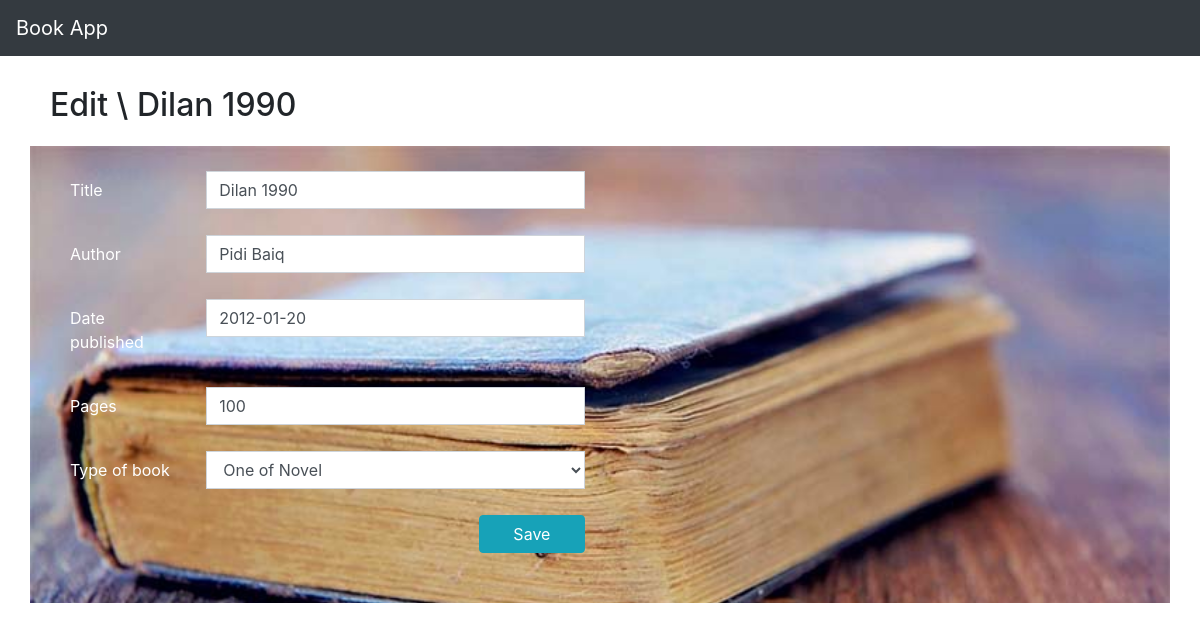
Screenshot of /edit/5 with the database file from the repository.
### book/models.py (models this page shows, shortened)
class Book(models.Model):
    type_of_book = (
        ('One of Novel', 'One of Novel'),
        ('Documentation', 'Documentation'),
        ('Other', 'Other'),
    )
    title = models.CharField(max_length=50, blank=False)
    author = models.CharField(max_length=50, blank=False)
    date_published = models.DateField(blank=True)
    pages = models.PositiveIntegerField(default=1)
    type_of_book = models.CharField(max_length=25, choices=type_of_book, default='Other')

### book/views.py (the view)
# urls.py: url(r'^edit/(?P<pk>\d+)$', views.edit, name='edit'),
def edit(request, pk):
    book = get_object_or_404(Book, pk=pk)
    status = 'success'
    titleValue = Book.objects.filter(pk=pk).values('title')[0]
    book_title = titleValue['title']
    if request.method == 'POST':
        post_form = BookForm(request.POST, instance=book)
        if post_form.is_valid():
            post_form.save()
            return render(request, 'book/edit.html', {'form': post_form, 'status': status, 'book_title': book_title })
    else:
        form = BookForm(instance=book)
    return render(request, 'book/edit.html', {'form': form, 'book_title': book_title })

### book/forms.py
class BookForm(ModelForm):
    class Meta:
        model = Book
        date_published = forms.DateField(widget=forms.DateInput(attrs={'type': 'date'}))
        fields = ['title', 'author', 'date_published','pages', 'type_of_book']

### book/templates/book/edit.html (shortened to what this page needs)
{% extends "book/index.html" %}
{% block content  %}
    <div class="row cs-section-header">
        <div class="col-lg-12"><h2>Edit \ {{ book_title }}</h2></div>
    </div>
    <div class="row cs-form-edit">
        {% include "book/book_form.html" %}
    </div>
{% endblock  %}

### book/templates/book/book_form.html (shortened to what this page needs)
{% load widget_tweaks %}
<div class="col-lg-6">
    <form method="post">
        {% for field in form.visible_fields %}
            <div class="form-group row">
                <label for="{{ field.id_for_label }}" class="col-lg-3 col-form-label cs-label-field">{{ field.label }}</label>
                <div class="col-lg-9">
                    {% render_field field class='form-control' %}
                </div>
                <div class="col-lg-10 cs-text-error">
                </div>
            </div>
        {% endfor %}
        <div class="form-group">
            <div class="row justify-content-end">
                <div class="col-lg-3">
                    <input type="submit" class="btn btn-info btn-block" value="Save" />
                </div>
            </div>
        </div>
    </form>
</div>

### book/static/book/app.css (style rules this page uses)
.form-group { margin-bottom: 25px; }
.form-control, select.form-control { border-radius: 0px; }
.cs-section-header { height: 50px; padding: 5px; margin-bottom: 15px; }
.cs-form-add, .cs-form-edit { padding: 25px; margin-bottom: 15px; background-repeat: no-repeat; background-size: cover; }
.cs-form-edit { background-image: url('./picture/buku2.jpg'); }
.cs-label-field { color: white; }
.cs-text-center, .cs-text-error { text-align: center; }
.cs-text-error { font-style: italic; color: white; }

### rows the page displays
Book: title "Dilan 1990", title "Dilan 1990" "Pidi Baiq" "2012-01-20" "100" "One of Novel"

### other values shown
{{ field.label }} "Title" "Author" "Date published" "Pages" "Type of book"
